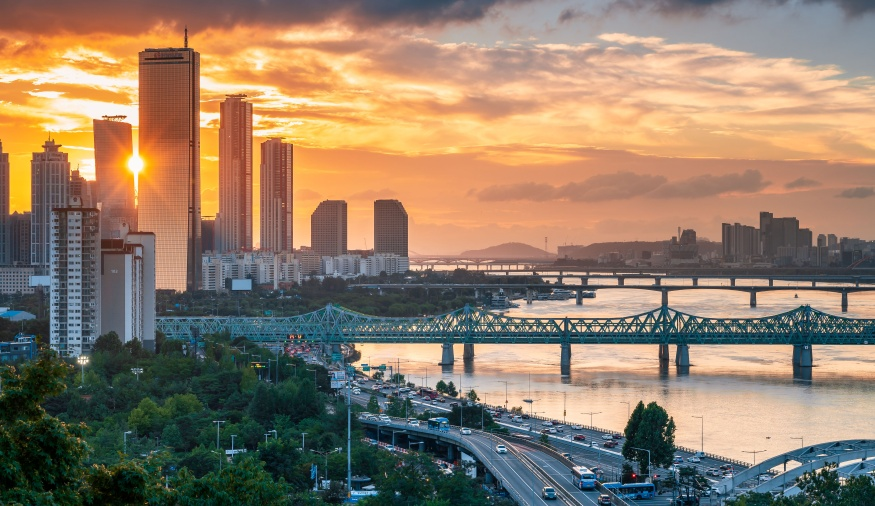
#> input picture 02_OpenCV 소개/hangang.jpg, 875 x 506 px
$ jupyter execute '연습문제.ipynb'
#> lines starting #> are read from the running program, lines starting #| are printed output that depends on the picture
### 1. array 형식 정수화 문자열 혼합

[cell 1]
import numpy as np

a = np.array([400, 52, 'tiger', '24', 230])
print(a)

[cell 2]
print(type(a))
print(a.shape)
a.sort()
print(a)

print(type(a))
print(dir(a)) # 해당 객체가 가지는 멤버 함수를 알려줌
help(a.sort)

### 2. np.ndarray 멤버함수 조사
- min, max, argmin, argmax, mean, sum, cumsum, prod, cumprod

[cell 3]
a = np.array([4,5,0,1,2,3,6,7,8,9,10,11])
print(a.min())
print(a.max())
print(a.argmin()) # 최솟값의 인덱스 반환
print(a.argmax())
print(a.mean())
print(a.sum())
print(a.cumsum()) # 누적합
print(a.prod()) # 곱
print(a.cumprod()) # 누적곱

### 3. 서로 다른 영상 2개 읽어서 서로 다른 윈도우에 디스플레이

[cell 4]
import os
os.getcwd()
os.chdir("02_OpenCV 소개")

[cell 5]
import cv2 as cv
import sys

img1 = cv.imread('./hangang.jpg') # 영상 읽기
#> img1 is the input picture: shape (506, 875, 3); mean B, G, R 104.4, 124.9, 145
img2 = cv.imread('./jeju.jpg')
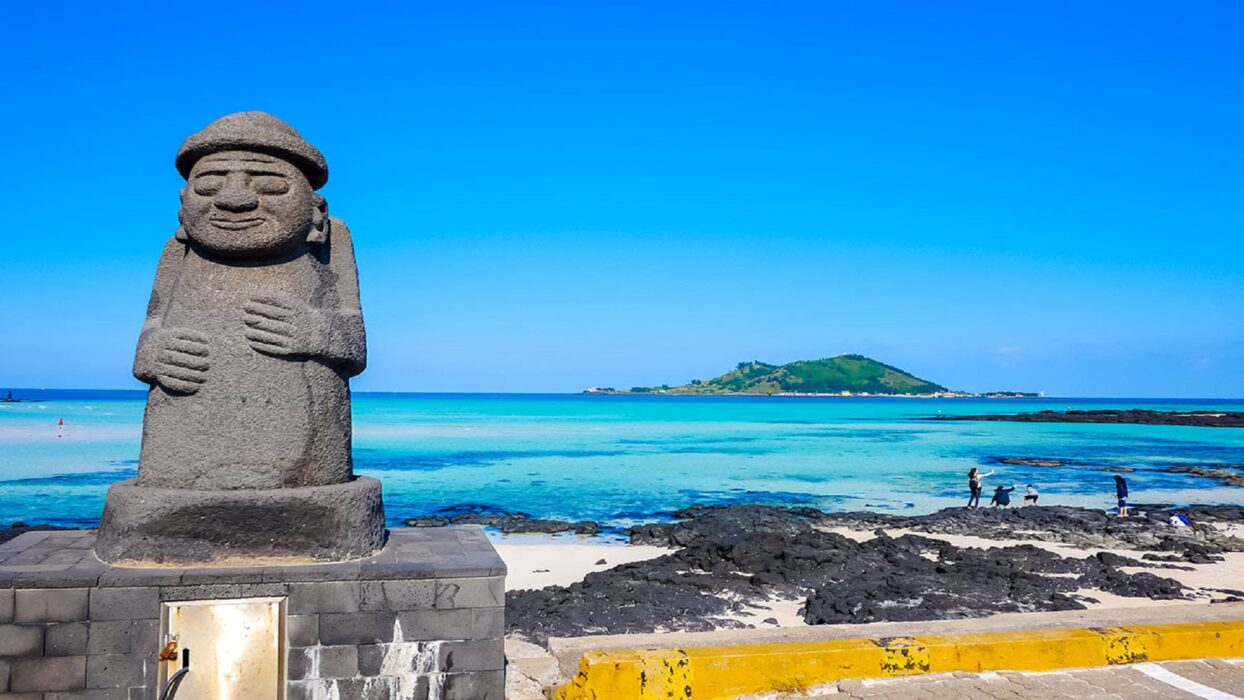
#> input picture 02_OpenCV 소개/jeju.jpg, 1244 x 700 px
#> img2 is the input picture: shape (700, 1244, 3); mean B, G, R 195.8, 150.6, 72.2

if (img1 is None) or (img2 is None) :
    sys.exit('no file')

cv.imshow('hangang Display',img1)
cv.imshow('jeju Display',img2)
cv.waitKey()
cv.destroyAllWindows()

### 4. 비율별로 축소한 영상 10개 다른 윈도우에 디스플레이

[cell 6]
import cv2 as cv
import sys

img = cv.imread('jeju.jpg')

if img is None:
    sys.exit('no file')


for i in range(1, 10): # 1부터 9까지 (fx, fy가 0.1부터 0.9까지)
    # 리사이즈 비율 계산
    scale_factor = i * 0.1

    # 이미지 리사이즈
    # dsize=(0,0)으로 설정하고 fx, fy만 사용하면, 원본 이미지 크기에 fx, fy를 곱하여 새 크기를 계산합니다.
    resized_img = cv.resize(img, dsize=(0,0), fx=scale_factor, fy=scale_factor)

    # 리사이즈된 이미지를 새 창에 표시
    # 창 이름을 동적으로 'color image 0.1', 'color image 0.2' 등으로 만듭니다.
    cv.imshow(f'color image {scale_factor:.1f}', resized_img)
#> this loop made 9 passes
#> pass 1, `resized_img = cv.resize(img, dsize=(0,0), fx=scale_factor, fy=scale_fa..`:
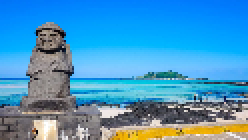
#> resized_img: shape (70, 124, 3) (shown 2 times larger); mean B, G, R 196.2, 151.3, 72.8
#> pass 2, `resized_img = cv.resize(img, dsize=(0,0), fx=scale_factor, fy=scale_fa..`:
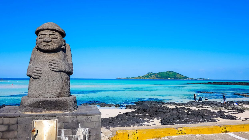
#> resized_img: shape (140, 249, 3); mean B, G, R 195.9, 150.7, 72.3
#> pass 3, `resized_img = cv.resize(img, dsize=(0,0), fx=scale_factor, fy=scale_fa..`:
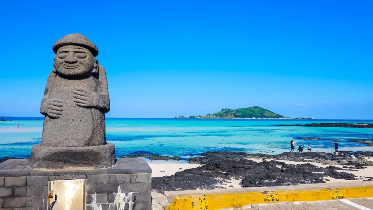
#> resized_img: shape (210, 373, 3); mean B, G, R 195.7, 150.6, 72.1

cv.waitKey(0)
cv.destroyAllWindows()
